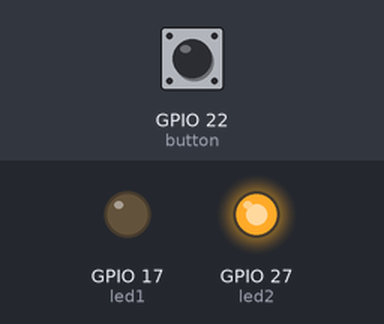
Recording of a program running on a simulated Raspberry Pi (BCM pin numbers). Parts: output pins drawn as LEDs (lit = HIGH). Dashed ring = blinking. The inputs (shaded band) are chosen by the test bench; at power-on: GPIO 22 (button) LOW.

Above: at 1.2 s.
1.3 s: GPIO 22 (button) pulled HIGH for 0.15 s
At 2.0 s:
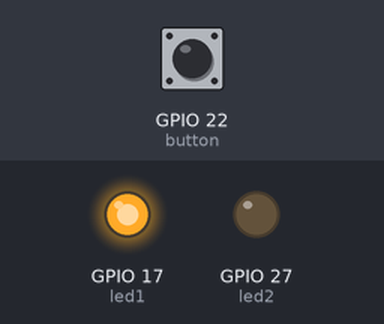
4.4 s: GPIO 22 (button) pulled HIGH for 1 s
At 6.2 s:
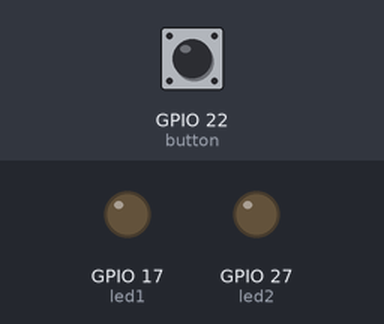
7.9 s: GPIO 22 (button) pulled HIGH for 3.2 s
At 8.2 s:
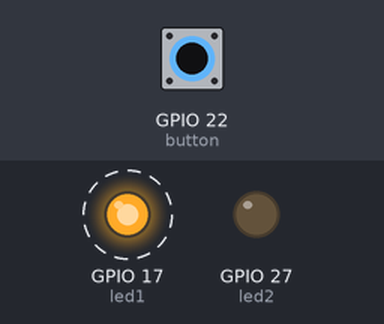
Timing chart, 0 to 13.4 s (numbered marks = the images above; inputs shaded):
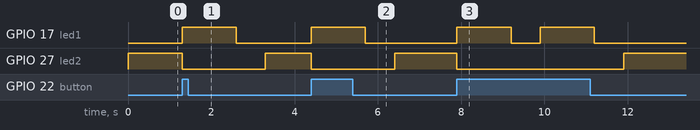

The program:

opdracht4.py
```python
import RPi.GPIO as GPIO
import time

# Zet GPIO-modus op BCM
GPIO.setmode(GPIO.BCM)

# Pin
led1 = 17
led2 = 27
button = 22

# Zet pinnen als uitgang
GPIO.setup(led1, GPIO.OUT)
GPIO.setup(led2, GPIO.OUT)
GPIO.setup(button, GPIO.IN, pull_up_down=GPIO.PUD_DOWN)

try:
    while True:
        if GPIO.input(button) == GPIO.HIGH:
            #4c
            GPIO.output(led2, GPIO.LOW)
            GPIO.output(led1, GPIO.HIGH)
            time.sleep(1.3)
            GPIO.output(led1, GPIO.LOW)
            time.sleep(0.7)
        else:
            # LED2 aan als knop NIET wordt ingedrukt
            GPIO.output(led1, GPIO.LOW)
            GPIO.output(led2, GPIO.HIGH)
            time.sleep(0.1)

finally:
    GPIO.cleanup()
```

Measured:
- after the input at 1.3 s, GPIO 17 (led1): LOW → HIGH at once, → LOW 1.3 s later; GPIO 27 (led2): HIGH → LOW at once, → HIGH 2.0 s later
- after the input at 4.4 s, GPIO 17 (led1): LOW → HIGH at once, → LOW 1.3 s later; GPIO 27 (led2): HIGH → LOW at once, → HIGH 2.0 s later
- after the input at 7.9 s, GPIO 17 (led1): alternates HIGH for 1.3 s and LOW for 0.70 s, 4 changes in all, then stays LOW, starting at once; GPIO 27 (led2): HIGH → LOW at once, → HIGH 4.0 s later
